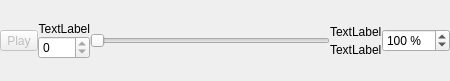
<?xml version="1.0" encoding="UTF-8"?>
<ui version="4.0">
 <class>LogManager</class>
 <widget class="QWidget" name="LogManager">
  <property name="geometry">
   <rect>
    <x>0</x>
    <y>0</y>
    <width>450</width>
    <height>81</height>
   </rect>
  </property>
  <property name="sizePolicy">
   <sizepolicy hsizetype="Minimum" vsizetype="Minimum">
    <horstretch>0</horstretch>
    <verstretch>0</verstretch>
   </sizepolicy>
  </property>
  <property name="minimumSize">
   <size>
    <width>0</width>
    <height>53</height>
   </size>
  </property>
  <property name="windowTitle">
   <string>Form</string>
  </property>
  <layout class="QGridLayout" name="gridLayout">
   <property name="leftMargin">
    <number>0</number>
   </property>
   <property name="topMargin">
    <number>0</number>
   </property>
   <property name="rightMargin">
    <number>0</number>
   </property>
   <property name="bottomMargin">
    <number>0</number>
   </property>
   <property name="spacing">
    <number>0</number>
   </property>
   <item row="0" column="0">
    <layout class="QHBoxLayout" name="horizontalLayout">
     <property name="sizeConstraint">
      <enum>QLayout::SetMinimumSize</enum>
     </property>
     <item>
      <widget class="QToolButton" name="btnPlay">
       <property name="enabled">
        <bool>false</bool>
       </property>
       <property name="text">
        <string>Play</string>
       </property>
      </widget>
     </item>
     <item>
      <layout class="QVBoxLayout" name="verticalLayout">
       <item>
        <widget class="QLabel" name="lblTimeCurrent">
         <property name="text">
          <string>TextLabel</string>
         </property>
         <property name="alignment">
          <set>Qt::AlignRight|Qt::AlignTrailing|Qt::AlignVCenter</set>
         </property>
        </widget>
       </item>
       <item>
        <widget class="QSpinBox" name="spinPacketCurrent">
         <property name="maximum">
          <number>0</number>
         </property>
        </widget>
       </item>
      </layout>
     </item>
     <item>
      <widget class="QSlider" name="horizontalSlider">
       <property name="maximum">
        <number>0</number>
       </property>
       <property name="pageStep">
        <number>100</number>
       </property>
       <property name="orientation">
        <enum>Qt::Horizontal</enum>
       </property>
      </widget>
     </item>
     <item>
      <layout class="QVBoxLayout" name="verticalLayout_2">
       <item>
        <widget class="QLabel" name="lblTimeMax">
         <property name="text">
          <string>TextLabel</string>
         </property>
        </widget>
       </item>
       <item>
        <widget class="QLabel" name="lblPacketMax">
         <property name="text">
          <string>TextLabel</string>
         </property>
        </widget>
       </item>
      </layout>
     </item>
     <item>
      <widget class="QSpinBox" name="spinSpeed">
       <property name="suffix">
        <string> %</string>
       </property>
       <property name="maximum">
        <number>1000</number>
       </property>
       <property name="value">
        <number>100</number>
       </property>
      </widget>
     </item>
    </layout>
   </item>
  </layout>
 </widget>
 <resources/>
 <connections/>
</ui>
